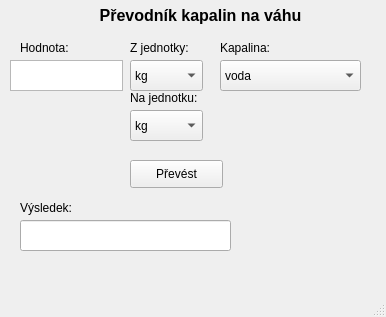
<?xml version="1.0" encoding="UTF-8"?>
<ui version="4.0">
 <class>MainWindow</class>
 <widget class="QMainWindow" name="MainWindow">
  <property name="geometry">
   <rect>
    <x>0</x>
    <y>0</y>
    <width>386</width>
    <height>317</height>
   </rect>
  </property>
  <property name="cursor">
   <cursorShape>OpenHandCursor</cursorShape>
  </property>
  <property name="windowTitle">
   <string>MainWindow</string>
  </property>
  <widget class="QWidget" name="centralwidget">
   <widget class="QLabel" name="label">
    <property name="geometry">
     <rect>
      <x>20</x>
      <y>0</y>
      <width>361</width>
      <height>31</height>
     </rect>
    </property>
    <property name="font">
     <font>
      <pointsize>12</pointsize>
      <weight>75</weight>
      <bold>true</bold>
     </font>
    </property>
    <property name="text">
     <string>Převodník kapalin na váhu</string>
    </property>
    <property name="alignment">
     <set>Qt::AlignCenter</set>
    </property>
   </widget>
   <widget class="QTextEdit" name="textEdit">
    <property name="geometry">
     <rect>
      <x>10</x>
      <y>60</y>
      <width>113</width>
      <height>31</height>
     </rect>
    </property>
   </widget>
   <widget class="QComboBox" name="comboBox">
    <property name="geometry">
     <rect>
      <x>130</x>
      <y>60</y>
      <width>73</width>
      <height>31</height>
     </rect>
    </property>
    <item>
     <property name="text">
      <string>kg</string>
     </property>
    </item>
    <item>
     <property name="text">
      <string>g</string>
     </property>
    </item>
    <item>
     <property name="text">
      <string>l</string>
     </property>
    </item>
    <item>
     <property name="text">
      <string>ml</string>
     </property>
    </item>
   </widget>
   <widget class="QComboBox" name="comboBox_2">
    <property name="geometry">
     <rect>
      <x>130</x>
      <y>110</y>
      <width>73</width>
      <height>31</height>
     </rect>
    </property>
    <item>
     <property name="text">
      <string>kg</string>
     </property>
    </item>
    <item>
     <property name="text">
      <string>g</string>
     </property>
    </item>
    <item>
     <property name="text">
      <string>l</string>
     </property>
    </item>
    <item>
     <property name="text">
      <string>ml</string>
     </property>
    </item>
   </widget>
   <widget class="QLabel" name="label_2">
    <property name="geometry">
     <rect>
      <x>20</x>
      <y>40</y>
      <width>91</width>
      <height>16</height>
     </rect>
    </property>
    <property name="text">
     <string>Hodnota:</string>
    </property>
   </widget>
   <widget class="QLabel" name="label_3">
    <property name="geometry">
     <rect>
      <x>130</x>
      <y>40</y>
      <width>91</width>
      <height>16</height>
     </rect>
    </property>
    <property name="text">
     <string>Z jednotky:</string>
    </property>
   </widget>
   <widget class="QLabel" name="label_4">
    <property name="geometry">
     <rect>
      <x>130</x>
      <y>90</y>
      <width>91</width>
      <height>16</height>
     </rect>
    </property>
    <property name="text">
     <string>Na jednotku:</string>
    </property>
   </widget>
   <widget class="QComboBox" name="comboBox_3">
    <property name="geometry">
     <rect>
      <x>220</x>
      <y>60</y>
      <width>141</width>
      <height>31</height>
     </rect>
    </property>
    <item>
     <property name="text">
      <string>voda</string>
     </property>
    </item>
    <item>
     <property name="text">
      <string>petrolej</string>
     </property>
    </item>
    <item>
     <property name="text">
      <string>benzin</string>
     </property>
    </item>
    <item>
     <property name="text">
      <string>nafta</string>
     </property>
    </item>
    <item>
     <property name="text">
      <string>aceton</string>
     </property>
    </item>
   </widget>
   <widget class="QLabel" name="label_5">
    <property name="geometry">
     <rect>
      <x>220</x>
      <y>40</y>
      <width>91</width>
      <height>16</height>
     </rect>
    </property>
    <property name="text">
     <string>Kapalina:</string>
    </property>
   </widget>
   <widget class="QPushButton" name="calcBtn">
    <property name="geometry">
     <rect>
      <x>130</x>
      <y>160</y>
      <width>93</width>
      <height>28</height>
     </rect>
    </property>
    <property name="text">
     <string>Převést</string>
    </property>
   </widget>
   <widget class="QLabel" name="label_6">
    <property name="geometry">
     <rect>
      <x>20</x>
      <y>200</y>
      <width>91</width>
      <height>16</height>
     </rect>
    </property>
    <property name="text">
     <string>Výsledek:</string>
    </property>
   </widget>
   <widget class="QLineEdit" name="lineEdit_2">
    <property name="geometry">
     <rect>
      <x>20</x>
      <y>220</y>
      <width>211</width>
      <height>31</height>
     </rect>
    </property>
    <property name="readOnly">
     <bool>true</bool>
    </property>
   </widget>
   <widget class="QLabel" name="label_7">
    <property name="geometry">
     <rect>
      <x>0</x>
      <y>160</y>
      <width>55</width>
      <height>16</height>
     </rect>
    </property>
    <property name="text">
     <string/>
    </property>
   </widget>
  </widget>
  <widget class="QMenuBar" name="menubar">
   <property name="geometry">
    <rect>
     <x>0</x>
     <y>0</y>
     <width>386</width>
     <height>21</height>
    </rect>
   </property>
  </widget>
  <widget class="QStatusBar" name="statusbar"/>
 </widget>
 <resources/>
 <connections/>
</ui>
